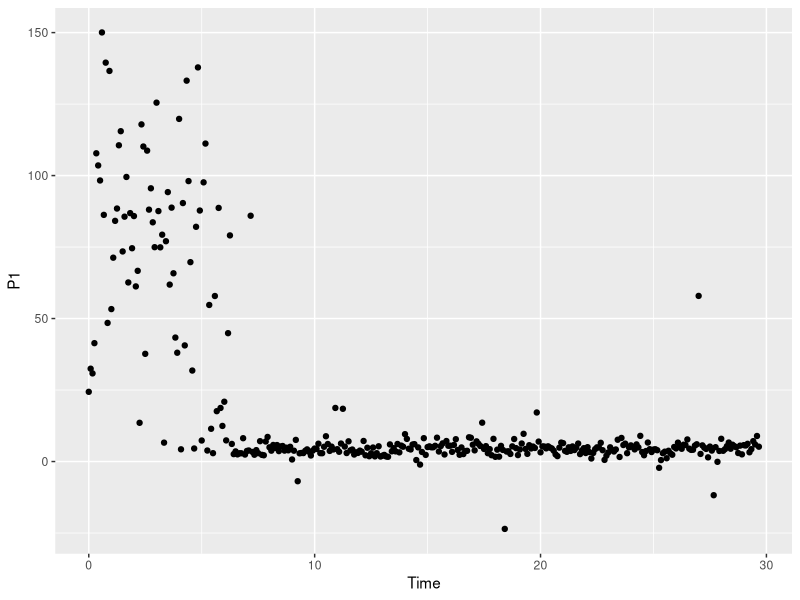
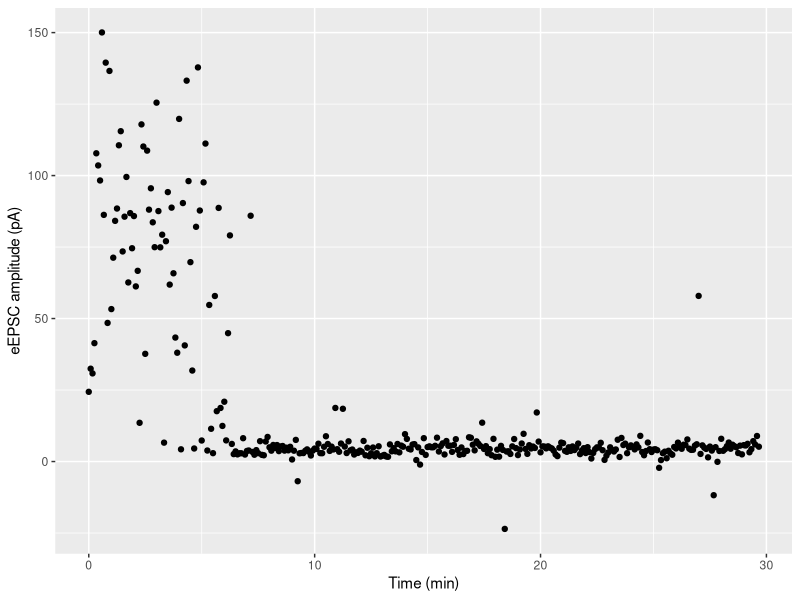
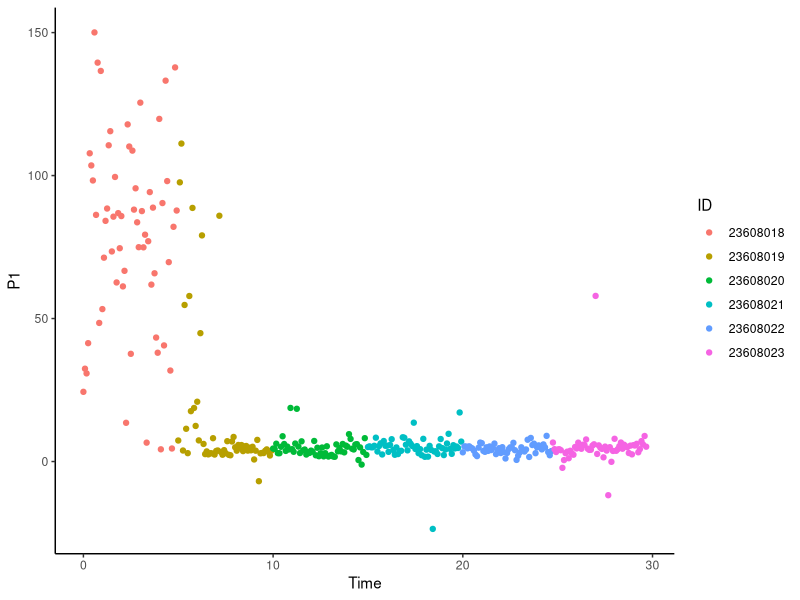
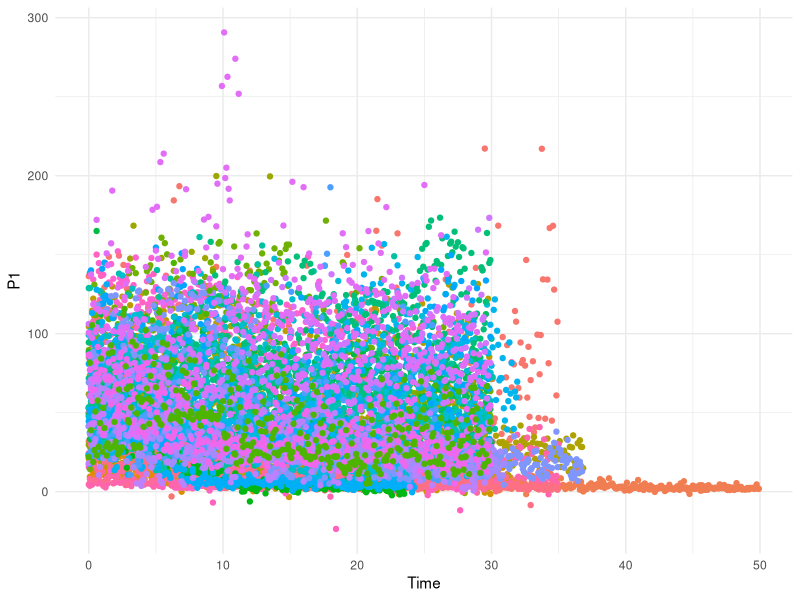
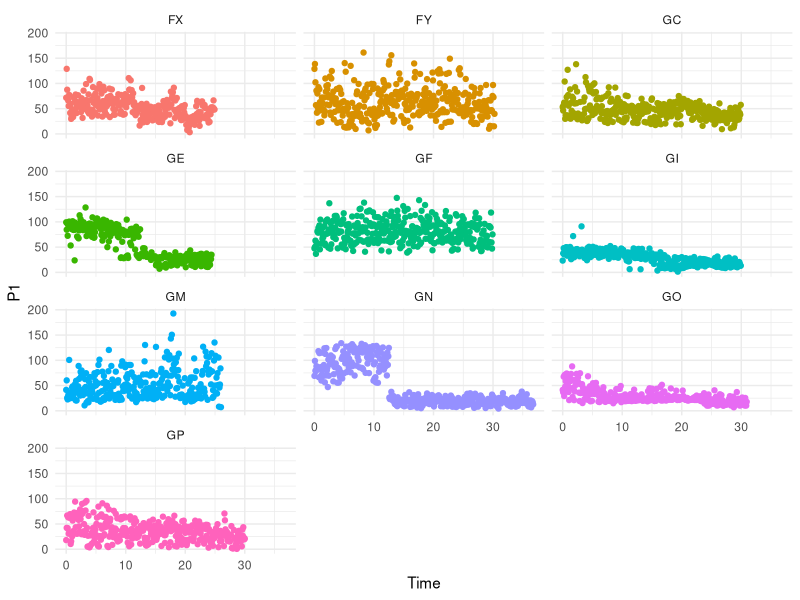
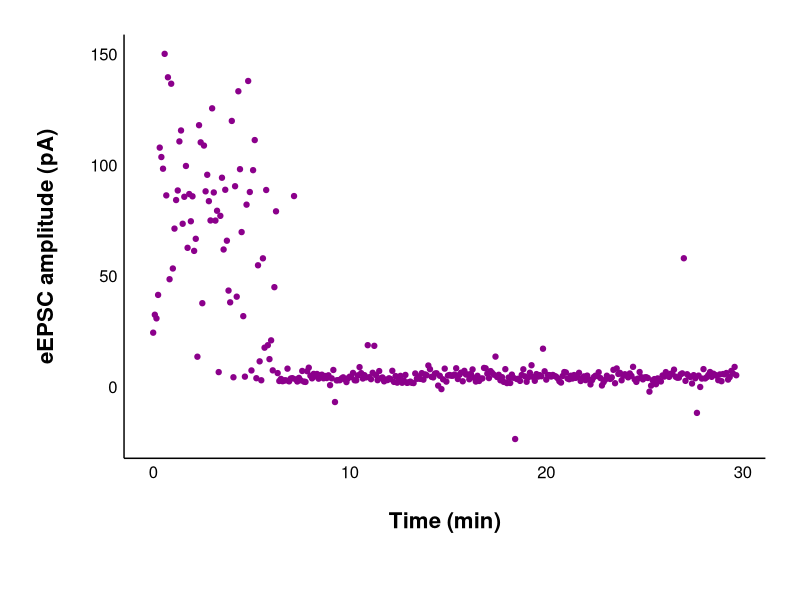

The R source for these figures, in order:
## ---- chunk 1
library(here)
library(dplyr)
library(ggplot2)
## ---- chunk 2
# You can use R as a calculator
2+3

3*5

2/5
## ---- chunk 3
# You can assign values to variables
# Make x equal to 2
x <- 2

# Use variables in equations
3*x

x + 2
## ---- chunk 4
# Defining lists in R

number_list <- c(1, 9, 8, 3, 4, 2, 2)


# Use functions like mean()
mean(number_list)
max(number_list)
min(number_list)
## ---- chunk 5
# Import cell data from "Sample-data.csv"
# This comes from the folder Data/
# Header = True because I already have named my columns

raw_df <- read.csv(here("Data/Sample-data.csv"), header = T)
## ---- chunk 6
# Get a preview of the first few rows of the data
head(raw_df)
## ---- chunk 7
# Clampex records negative values for currents
# Negative transform P1 and P2

raw_df <- raw_df %>%
  mutate(
    P1 = P1*-1,
    P2 = P2*-1
  )
## ---- chunk 8
# Show cells from male rats only

raw_df %>%
  filter(Sex == "Male")
## ---- chunk 9
# Filter one recording of interest
cell_L <- raw_df %>%
  filter(Letter == "L")
## ---- chunk 10
# Plot cell L only
# P1 is on the y-axis
# Time is on the x-axis
# Use geom_point() because this is a scatterplot

ggplot(cell_L, aes(x = Time, y = P1)) +
  geom_point()
## ---- chunk 11
# Example: adding better axis labels
ggplot(cell_L, aes(x = Time, y = P1)) +
  geom_point() +
  labs(
    x = "Time (min)",
    y = "eEPSC amplitude (pA)"
  )
## ---- chunk 12
# Color by ID
ggplot(cell_L, aes(x = Time, y = P1, color = ID)) +
  geom_point() +
  theme_classic()
## ---- chunk 13
# Plot all cells
# Use a different color for each recording

ggplot(raw_df, aes(x = Time, y = P1, color = Letter)) +
  geom_point() +
  theme_minimal() +
  theme(legend.position = "none") # hide legend
## ---- chunk 14
raw_df %>%
  filter(Sex == "Female" & Treatment == "PPP") %>%
  ggplot(aes(x = Time, y = P1, color = Letter)) +
  geom_point() +
  theme_minimal() +
  theme(legend.position = "none") +
  facet_wrap(.~Letter, ncol = 3)
## ---- chunk 15
theme_set(
  theme_classic() %+replace%
    theme(
        plot.title = element_text(
        color = "black",
        size = 20,
        margin = margin(b = 25),
        hjust = 0.5
      ),
      plot.margin = margin(25, 25, 25, 25),
      plot.caption = element_text(
        hjust = 0,
        size = 12
      ),
      plot.caption.position = "plot",
      axis.text = element_text(
        size = 12,
        color = "black"
      ),
      axis.title = element_text(
        size = 16,
        face = "bold"
      ),
      axis.title.y = element_text(
        margin = margin(r = 25),
        angle = 90,
        vjust = 0.5
      ),
      axis.title.x = element_text(margin = margin(b = 25, t = 20)),
      axis.ticks = element_blank(),
      strip.background = element_rect(color = NA, fill = NA),
      strip.text = element_text(size = 20)
    )
)

plot_colour <- "darkmagenta"
## ---- chunk 16
ggplot(cell_L, aes(x = Time, y = P1)) +
  geom_point(color = plot_colour) +
  labs(
    x = "Time (min)",
    y = "eEPSC amplitude (pA)"
  )
